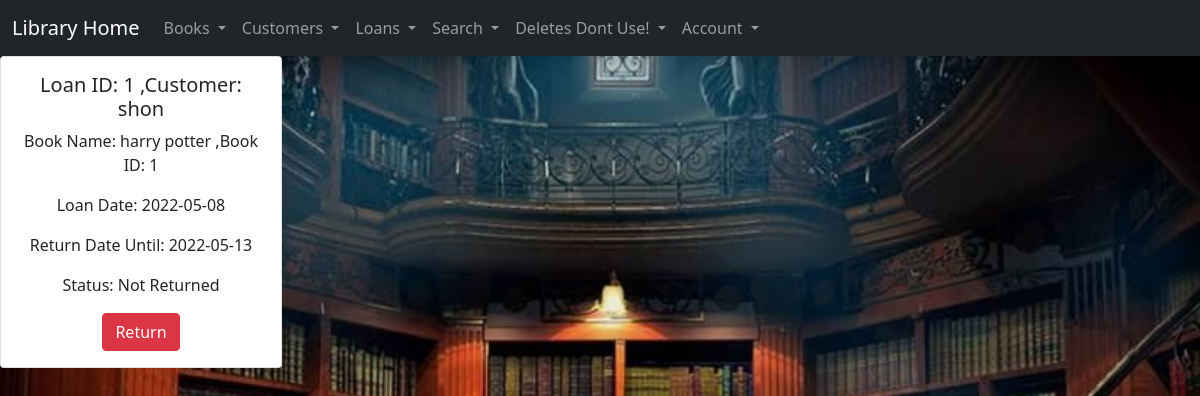
The page /loans (signed in) on the database as committed earlier.
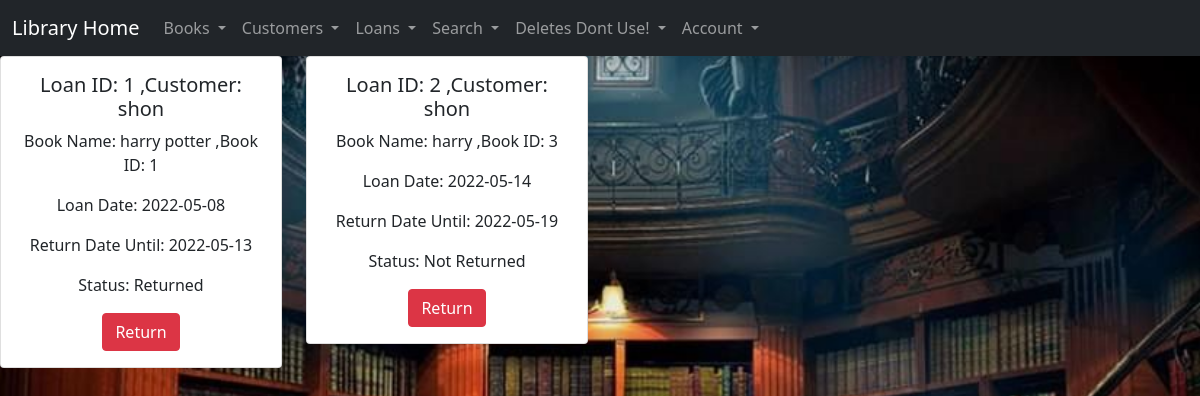
The same page on the database as committed later.
### modules/books.py (models this page shows, shortened)
class Book(Base):
    __tablename__='books'
    id = Column(Integer , primary_key=True)
    name = Column(String)
    author = Column(String)
    year = Column(Integer)
    type = Column(Integer)

### modules/loans.py (models this page shows, shortened)
class Loan(Base):
    __tablename__='loans'
    id = Column(Integer , primary_key=True)
    book_id = Column(Integer , ForeignKey("books.id"))
    cust_id = Column(Integer,ForeignKey("customers.id"))
    loan_date = Column(Date)
    return_date = Column(Date)
    status = Column(String,default="Not Returned")

### modules/customers.py (models this page shows, shortened)
class Customer(Base):
    __tablename__='customers'
    id = Column(Integer , primary_key=True)
    name = Column(String)
    city = Column(String)
    age = Column(Integer)

### app.py (the view)
@app.route('/loans')
@login_required
def show_loans():
    results = session.query(books.Book,loans.Loan,customers.Customer).select_from(books.Book).join(loans.Loan).join(customers.Customer).all()
    session.close()
    return render_template('loans.html', results = results)

### app.py (called while the page is built)
@login_manager.user_loader
def load_user(user_id):
    user_id=session.query(User).filter(User.id==user_id).first()
    session.close()
    return user_id

### templates/loans.html (shortened to what this page needs)
{% extends "layout.html" %}
    {%block content %}
    <center><div class="row row-cols-1 row-cols-md-4 g-4">
        {% for book,loan,customer in results %}
        <div class="col">
            <div class="card">
                <div class="card-body">
                    <h5 class="card-title">Loan ID: {{loan.id}} ,Customer: {{ customer.name}}</h5>
                    <p class="card-text">Book Name: {{book.name}} ,Book ID: {{ book.id}}</p>
                    <p class="card-text"> Loan Date: {{ loan.loan_date }} </p>
                    <p class="card-text"> Return Date Until: {{ loan.return_date }}</p>
                    <p class="card-text"> Status: {{ loan.status }}</p>
                    <a class="btn btn-danger" href="{{ url_for('return_loan') }}">Return</a>
                </div>
            </div>
        </div>
        {% endfor %}
    </div></center>
    {% endblock %}

Rows that differ between the two databases and show on the page:
changed through a linked row, Book "harry potter": status "Not Returned" → "Returned"
added Book: id "2", name "shon", name "harry", id "3", loan_date "2022-05-14", return_date "2022-05-19", status "Not Returned"
